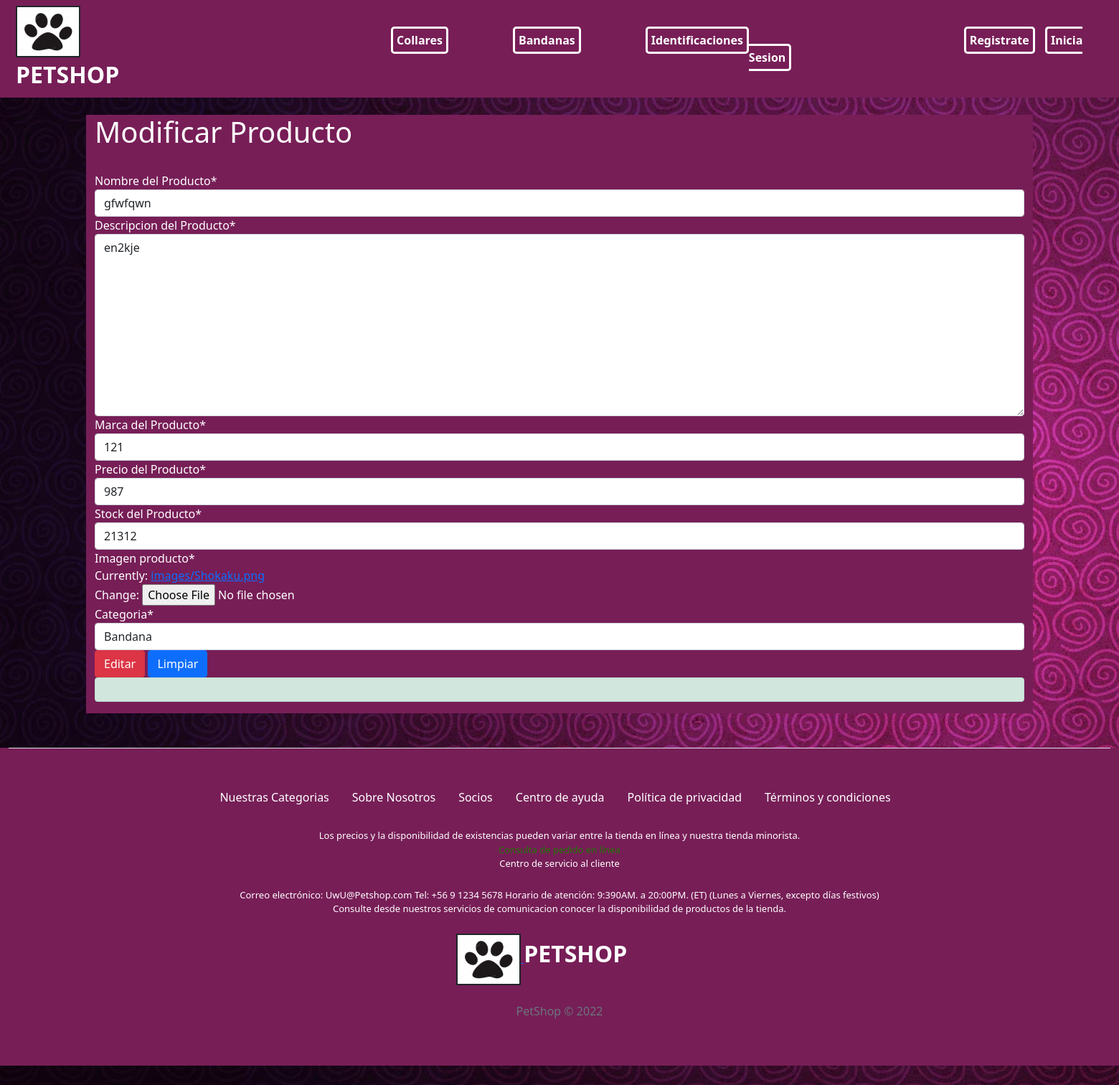
The app's page /Modificar/gfwfqwn/, older data.
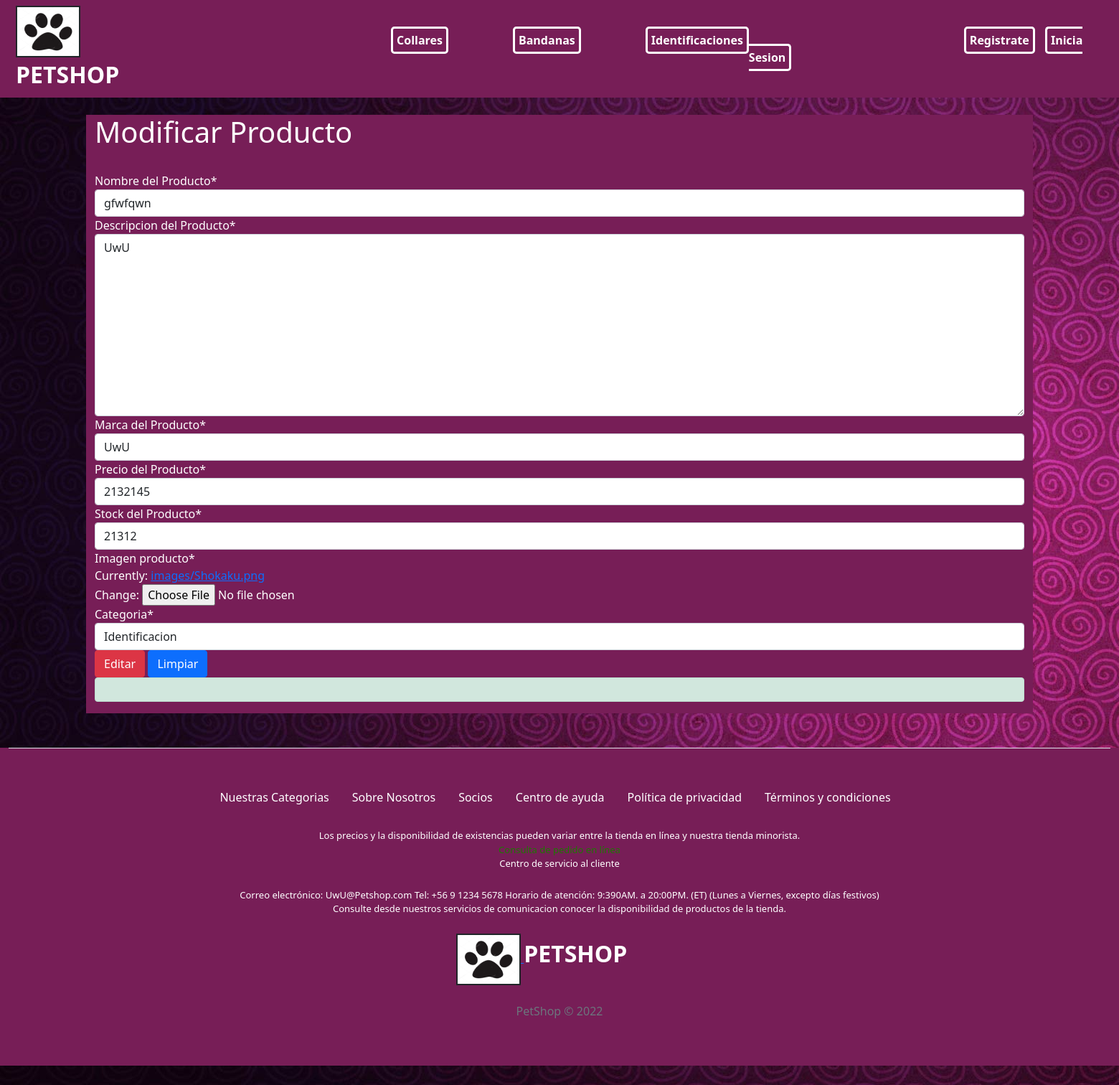
The same page, newer data.
### core/models.py (models this page shows, shortened)
class Producto(models.Model):
    nombre_producto=models.CharField(max_length=50, primary_key=True, verbose_name='Nombre del Producto')
    descripcion_producto=models.TextField(max_length=200, verbose_name='Descripcion del Producto')
    marca_producto=models.CharField(max_length=50, null=True ,verbose_name='Marca del Producto')
    precio_producto= models.IntegerField(verbose_name='Precio del Producto')
    stock_producto= models.IntegerField( verbose_name='Stock del Producto')
    imagen_producto=models.ImageField(upload_to='images/')
    categoria=models.ForeignKey(Categoria, on_delete=models.CASCADE)

### core/views.py (the view, shortened to what this page needs)
# urls.py: path('Modificar/<id>/',modificarproductos,name="modificarproductos"),
def modificarproductos(request, id):
    producto =get_object_or_404(Producto, nombre_producto=id)
    data ={
        'form': ProductoForm(instance=producto)
    }
    return render(request,'core/ModificarProductos.html',data)

### core/forms.py
class ProductoForm(ModelForm):
    class Meta:
            model = Producto
            fields ='__all__'

### core/models.py (called while the page is built)
    def __str__(self):
        return self.nombre_categoria

### core/templates/core/ModificarProductos.html (shortened to what this page needs)
{% extends 'core/base.html' %}
{% load static %}
  {% block contenido %}
{% load crispy_forms_tags %}
   <br>
 <div class="container" style="background-color: rgb(119,30,87); color:white;">
     <div class="row">
         <div class="col">
             <h1>Modificar Producto</h1>
    <br>
         </div>
     </div>
     <div class="row">
         <div class="col">
            <form method="post" action="" id="formulariomodificarproducto" enctype="multipart/form-data" style="background-color: rgb(119,30,87);">
        <div class="form-group" style="color: white ; ">
            {{ form | crispy }}
        </div>
        <input type="submit" class="btn btn-danger" id="Editar" value="Editar">
        <input type="reset" class="btn btn-primary" id="limpiar" value="Limpiar">
        <div class="alert alert-success" role="alert">
        </div>
</form>
         </div>
     </div>
 </div>
{% endblock %}

### core/templates/core/base.html (shortened to what this page needs)
<!DOCTYPE html>
<html lang="en">
<head>
    {% load static %}
    <link rel="stylesheet" href="{% static 'core/css/index.css'%}">
    <link href="https://cdn.jsdelivr.net/npm/bootstrap@5.0.2/dist/css/bootstrap.min.css" rel="stylesheet">
</head>
<body>
      <nav class="navbar sticky-top navbar-expand-lg ">
        <div class="container-fluid">
          <div class="logotittlenavbar">
          <a href="{%url 'home' %}"><img src="{% static 'core/img/1.jpg'%}" class="border border-2 border-dark" alt="" width="90" height="72" > </a>
          <span class=" fw-bold fs-2 logotittle text-decoration-none">PETSHOP</span>
        </div>
          <div class="collapse navbar-collapse" id="NavbariconCollapse">
            <ul class="navbar-nav">
              <li class="nav-item">
                <a href="{%url 'category' %}" class="categorydiv rounded-3 fw-bold text-decoration-none">Collares </a>
              </li>
              <li class="nav-item">
                <a href="{%url 'category' %}" class="categorydiv rounded-3 fw-bold text-decoration-none">Bandanas </a>
              </li>
              <li class="nav-item">
                <a href="{%url 'category' %}" class="categorydiv rounded-3 fw-bold text-decoration-none">Identificaciones</a>
              </li>
              {% if user.is_authenticated %}
              <li class="nav-item">
                <a href="{%url 'logout' %}" class="categorydivextra rounded-3 fw-bold text-decoration-none">Cerrar Sesion</a>
              </li>
              <li class="nav-item" style="margin-left: 30px; ">
                <a class="text-decoration-none " style="font-size: 18px; color: white;" href="{%url 'profile' %}">Bienvenid@ {{user.username | capfirst}}</a>
              </li>
           {% else %}
              <li class="nav-item">
                <a href="{%url 'registro' %}" class="categorydivextra rounded-3 fw-bold text-decoration-none">Registrate</a>
                <a href="{%url 'login' %}" class="categorydivextra2 rounded-3 fw-bold text-decoration-none">Inicia Sesion</a>
              </li>
              {% endif %}
            </ul>
          </div>
        </div>
      </nav>
      {% block contenido %}
      {% endblock %}
     <div class="container-fluid footercontainer">
  <footer class="py-5 my-5 border-top  previuvfooter">
     <div class="row">
      <ul class="nav justify-content-center">
        <li class="nav-item">
          <a class="nav-link navitemfooter" href="#">Nuestras Categorias</a>
        </li>
        <li class="nav-item  ">
          <a class="nav-link navitemfooter" href="#">Sobre Nosotros</a>
        </li>
        <li class="nav-item">
          <a class="nav-link navitemfooter" href="#">Socios</a>
        </li>
        <li class="nav-item">
          <a class="nav-link navitemfooter" href="#">Centro de ayuda</a>
        </li>
        <li class="nav-item">
          <a class="nav-link navitemfooter" href="#"> Política de privacidad</a>
        </li>
        <li class="nav-item">
          <a class="nav-link navitemfooter" href="#">Términos y condiciones</a>
        </li>
      </ul>
     </div>
     <br>
  <div class="row">
    <div class="col text-center consultcolor2">Los precios y la disponibilidad de existencias pueden variar entre la tienda en línea y nuestra tienda minorista.</div>
  </div>
  <div class="row">
    <div class="col text-center consultcolor">Consulta de pedido en línea</div>
  </div>
  <div class="row">
    <div class="col text-center consultcolor2">Centro de servicio al cliente</div>
  </div>
  <br>
  <div class="row">
    <div class="col text-center consultcolor2">Correo electrónico: UwU@Petshop.com Tel: +56 9 1234 5678 Horario de atención: 9:390AM. a  20:00PM.
       (ET) (Lunes a Viernes, excepto días festivos)</div>
  </div>
  <div class="row">
    <div class="col text-center consultcolor2">Consulte desde nuestros servicios de comunicacion conocer la disponibilidad de productos de la tienda.
    </div>
  </div>
  <br>
  <div class="row">
    <div class="logotittlenavbardestacados " style="margin-left: 40% ;">
      <a href="{%url 'home' %}"><img src="{% static 'core/img/1.jpg'%}" class="border border-2 border-dark" alt="" width="90" height="72" > </a>
      <span class=" fw-bold fs-2 logotittle text-decoration-none">PETSHOP</span>
    </div>
  </div>
   <br>
    <p class="text-muted text-center">PetShop © 2022</p>
  </div>
</body>
</html>

### core/static/core/css/index.css (style rules this page uses)
body { background: url('../img/espiro_pink.jpg') repeat; }
.navbar { background-color: rgb(119,30,87); }
.logotittlenavbar { padding-left: 10px; margin-right: 200px; }
.logotittle { color: white; }
.categorydiv { margin-top: 40px; text-align: center; margin-left: 90px; color: rgb(255, 255, 255); padding: 5px; border: solid; }
.categorydivextra { margin-left: 300px; text-align: center; color: rgb(255, 255, 255); padding: 5px; border: solid; }
.categorydivextra2 { margin-left: 10px; text-align: center; color: rgb(255, 255, 255); padding: 5px; border: solid; }
.logotittlenavbardestacados { margin-top: 25px; padding-left: 10px; margin-right: 200px; }
.footercontainer { background-color: rgb(119,30,87); }
.consultcolor { color: #1c7a00; font-size: 13px; }
.consultcolor2 { color: rgb(255, 255, 255); font-size: 13px; }
.nav-link.navitemfooter { color: rgb(255, 255, 255); }

Row changes from the older to the newer data that the page shows:
changed Producto "gfwfqwn": descripcion_producto "en2kje" → "UwU"; marca_producto "121" → "UwU"; precio_producto "987" → "2132145"; categoria "Bandana" → "Identificacion"
